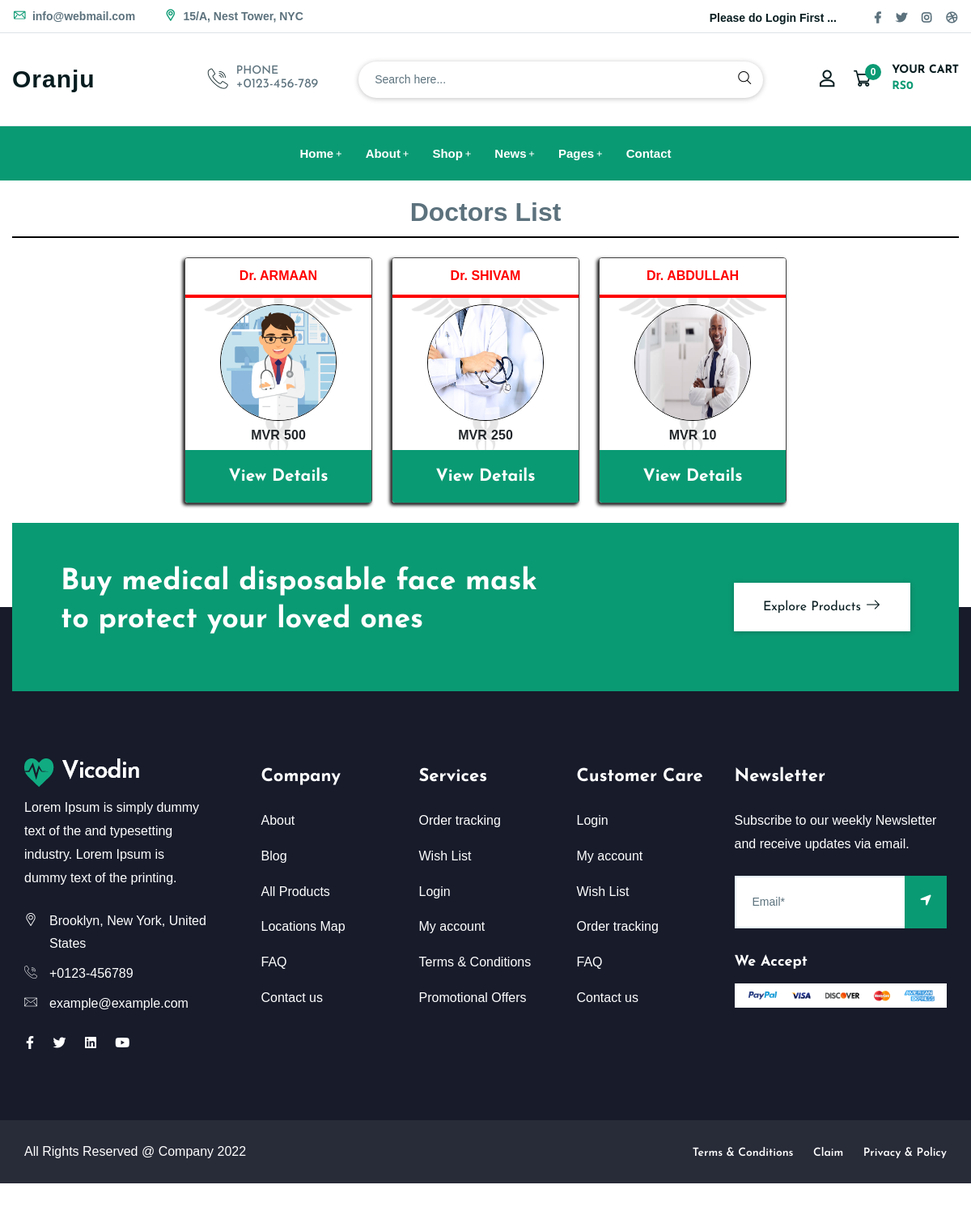
Page /list_of_doctor on the committed database.
### app/models.py (models this page shows, shortened)
class Doctor(models.Model):
    profile_pic = models.ImageField(upload_to = 'doctor/profile_pic')
    name = models.CharField(max_length=50)
    speciality = models.CharField(max_length=100)
    experience = models.PositiveIntegerField()
    degree = models.CharField(max_length=50)
    fees = models.IntegerField()

### app/views.py (the view)
# urls.py: path("list_of_doctor",views.list_of_doctor,name="list_of_doctor"),
def list_of_doctor(request):
    doctor = Doctor.objects.all()
    return render(request, "Main/list_of_doctor.html",{'doctor':doctor})

### templates/Main/list_of_doctor.html (shortened to what this page needs)
{% extends 'includes/shop/base.html' %}
{% load static %}
{% block content %}
<div class="container">
    <center class="doctor-list">Doctors List</center>
    <div style="border-bottom: 2px solid black" class="mb-4"></div>
    <div class="row justify-content-center flex-wrap">
        {% for i in doctor %}
        <div class="mb-4" style="width: 16rem;">
            <div class="card text-center card-css">
                <div class="card-header card-header-css d-flex justify-content-center">
                    Dr. {{i.name}}
                </div>
                <div class="bg-image">
                    <div class="text-center mt-2">
                        <img src="/media/{{i.profile_pic}}" class=" image" alt="...">
                    </div>
                    <div class="input-group d-flex justify-content-center">
                        <span class="input-group-text input-group-text-css" id="basic-addon1">MVR</span>
                        <span class="input-group-text input-group-text-css" id="basic-addon1">{{i.fees}}</span>
                    </div>
                </div>
                <div class="card-footer a">
                    <a href="{% url 'doctor_booking' i.id %}" class="btn btn-css">View Details</a>
                </div>
            </div>
        </div>
        {% endfor %}
    </div>
</div>
{% endblock content %}

### rows in the picture
Doctor: name "ARMAAN", profile_pic (picture), fees "500"
Doctor: name "SHIVAM", profile_pic (picture), fees "250"
Doctor: name "ABDULLAH", profile_pic (picture), fees "10"

### other values in the picture
{{ request.session.cart|length }} "0"
